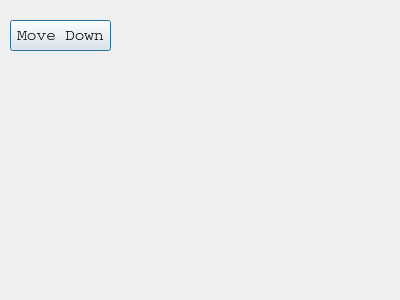
<?xml version="1.0" encoding="UTF-8"?>
<ui version="4.0">
 <class>Dialog</class>
 <widget class="QDialog" name="Dialog">
  <property name="geometry">
   <rect>
    <x>0</x>
    <y>0</y>
    <width>400</width>
    <height>300</height>
   </rect>
  </property>
  <property name="windowTitle">
   <string>Dialog</string>
  </property>
  <widget class="QPushButton" name="pushButtonMoveDown">
   <property name="geometry">
    <rect>
     <x>10</x>
     <y>20</y>
     <width>101</width>
     <height>31</height>
    </rect>
   </property>
   <property name="font">
    <font>
     <family>Courier</family>
     <pointsize>12</pointsize>
    </font>
   </property>
   <property name="text">
    <string>Move Down</string>
   </property>
  </widget>
  <widget class="QLabel" name="labelpic">
   <property name="geometry">
    <rect>
     <x>160</x>
     <y>190</y>
     <width>101</width>
     <height>71</height>
    </rect>
   </property>
   <property name="text">
    <string/>
   </property>
   <property name="pixmap">
    <pixmap>C:/Users/Basanwei/Pictures/1454533979.jpg</pixmap>
   </property>
  </widget>
 </widget>
 <resources/>
 <connections/>
</ui>
